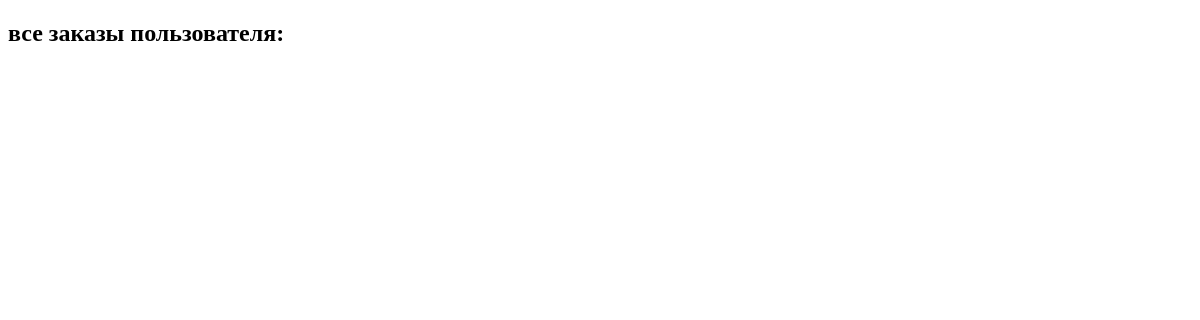
The app's page /client/22/, older data.
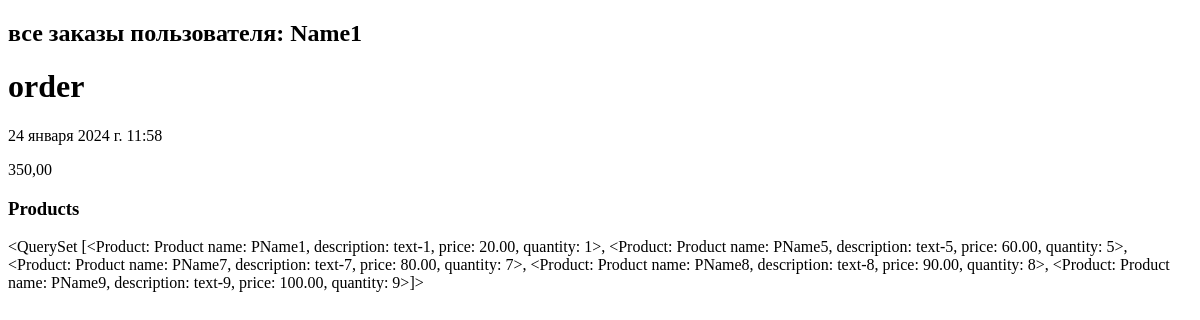
The same page, newer data.
### myapp_1/models.py (models this page shows, shortened)
class Client(models.Model):
    name = models.CharField(max_length=100)
    email = models.EmailField()
    phone = models.CharField(max_length=20)
    address = models.CharField(max_length=100)
    date_reg = models.DateTimeField(default=timezone.now)

class Order(models.Model):
    customer = models.ForeignKey(Client, on_delete=models.CASCADE)
    products = models.ManyToManyField(Product)
    total_price = models.DecimalField(max_digits=8, decimal_places=2)
    date_ordered = models.DateTimeField(auto_now_add=True)

class Product(models.Model):
    name = models.CharField(max_length=100)
    description = models.TextField()
    price = models.DecimalField(max_digits=8, decimal_places=2)
    quantity = models.IntegerField()
    date_added = models.DateTimeField(auto_now_add=True)
    def __str__(self):
        return f'Product name: {self.name}, description: {self.description}, price: {self.price}, quantity: {self.quantity}'

### myapp_1/views.py (the view)
# urls.py: path('client/<int:client_id>/', views.basket, name='basket'),
def basket(request, client_id):
    products = []
    client = Client.objects.filter(pk=client_id).first()
    orders = Order.objects.filter(customer=client).all()
    for order in orders:
        products.append(order.products.all())
    products.reverse()
    return render(request, 'myapp_1/client_all_orders.html', {'client': client, 'orders': orders, 'products': products})

### myapp_1/templates/myapp_1/client_all_orders.html (shortened to what this page needs)
{% extends 'myapp_1/base.html' %}
{% block content %}
    <h2>все заказы пользователя: {{ client.name }}</h2>
    {% for order in orders %}
        <h1>order</h1>
        <p>{{ order.date_ordered }}</p>
        <p>{{ order.total_price }}</p>
                <h3>Products</h3>
                <p>{{ products.pop }}</p>
    {% endfor %}
{% endblock %}

Row changes from the older to the newer data that the page shows:
added Client: name "Name1"
added Order: date_ordered "24 января 2024 г. 11:58", total_price "350,00"
added Product: pop "<QuerySet [<Product: Product name: PName1, description: text-1, price: 20.00, quantity: 1>, <Product: Product name: PName5, description: text-5, price: 60.00, quantity: 5>, <Product: Product name: PName7, description: text-7, price: 80.00, quantity: 7>, <Product: Product name: PName8, description: text-8, price: 90.00, quantity: 8>, <Product: Product name: PName9, description: text-9, price: 100.00, quantity: 9>]>"
